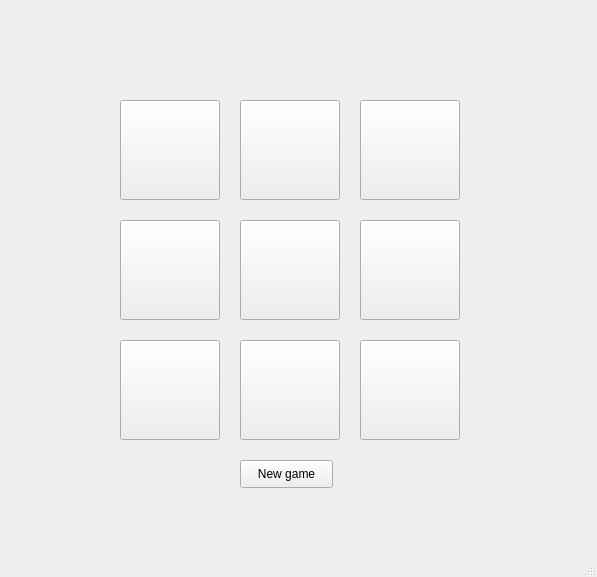
<?xml version="1.0" encoding="UTF-8"?>
<ui version="4.0">
 <class>MainWindow</class>
 <widget class="QMainWindow" name="MainWindow">
  <property name="geometry">
   <rect>
    <x>0</x>
    <y>0</y>
    <width>597</width>
    <height>577</height>
   </rect>
  </property>
  <property name="windowTitle">
   <string>MainWindow</string>
  </property>
  <widget class="QWidget" name="centralwidget">
   <widget class="QPushButton" name="pushButton">
    <property name="geometry">
     <rect>
      <x>120</x>
      <y>100</y>
      <width>100</width>
      <height>100</height>
     </rect>
    </property>
    <property name="text">
     <string/>
    </property>
   </widget>
   <widget class="QPushButton" name="pushButton_2">
    <property name="geometry">
     <rect>
      <x>240</x>
      <y>100</y>
      <width>100</width>
      <height>100</height>
     </rect>
    </property>
    <property name="text">
     <string/>
    </property>
   </widget>
   <widget class="QPushButton" name="pushButton_3">
    <property name="geometry">
     <rect>
      <x>360</x>
      <y>100</y>
      <width>100</width>
      <height>100</height>
     </rect>
    </property>
    <property name="text">
     <string/>
    </property>
   </widget>
   <widget class="QPushButton" name="pushButton_4">
    <property name="geometry">
     <rect>
      <x>120</x>
      <y>220</y>
      <width>100</width>
      <height>100</height>
     </rect>
    </property>
    <property name="text">
     <string/>
    </property>
   </widget>
   <widget class="QPushButton" name="pushButton_5">
    <property name="geometry">
     <rect>
      <x>240</x>
      <y>220</y>
      <width>100</width>
      <height>100</height>
     </rect>
    </property>
    <property name="text">
     <string/>
    </property>
   </widget>
   <widget class="QPushButton" name="pushButton_6">
    <property name="geometry">
     <rect>
      <x>360</x>
      <y>220</y>
      <width>100</width>
      <height>100</height>
     </rect>
    </property>
    <property name="text">
     <string/>
    </property>
   </widget>
   <widget class="QPushButton" name="pushButton_7">
    <property name="geometry">
     <rect>
      <x>120</x>
      <y>340</y>
      <width>100</width>
      <height>100</height>
     </rect>
    </property>
    <property name="text">
     <string/>
    </property>
   </widget>
   <widget class="QPushButton" name="pushButton_8">
    <property name="geometry">
     <rect>
      <x>240</x>
      <y>340</y>
      <width>100</width>
      <height>100</height>
     </rect>
    </property>
    <property name="text">
     <string/>
    </property>
   </widget>
   <widget class="QPushButton" name="pushButton_9">
    <property name="geometry">
     <rect>
      <x>360</x>
      <y>340</y>
      <width>100</width>
      <height>100</height>
     </rect>
    </property>
    <property name="text">
     <string/>
    </property>
   </widget>
   <widget class="QPushButton" name="pushButton_10">
    <property name="geometry">
     <rect>
      <x>240</x>
      <y>460</y>
      <width>93</width>
      <height>28</height>
     </rect>
    </property>
    <property name="text">
     <string>New game</string>
    </property>
   </widget>
  </widget>
  <widget class="QMenuBar" name="menubar">
   <property name="geometry">
    <rect>
     <x>0</x>
     <y>0</y>
     <width>597</width>
     <height>26</height>
    </rect>
   </property>
  </widget>
  <widget class="QStatusBar" name="statusbar"/>
 </widget>
 <resources/>
 <connections/>
</ui>
